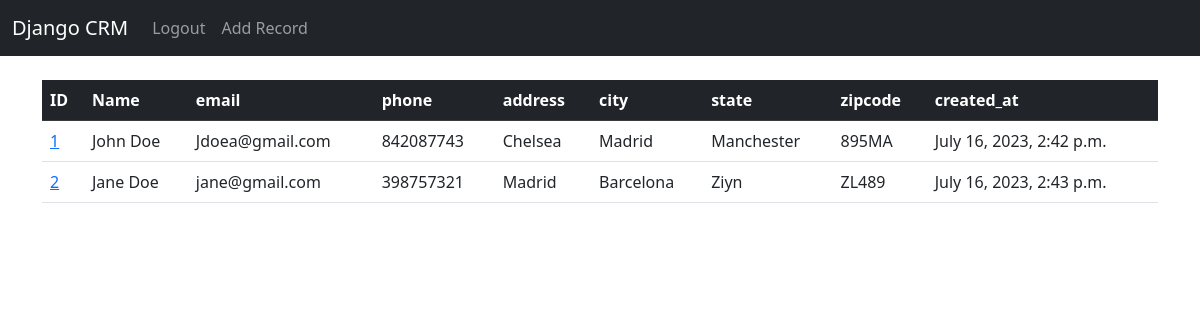
Page / (signed in) on the earlier database version.
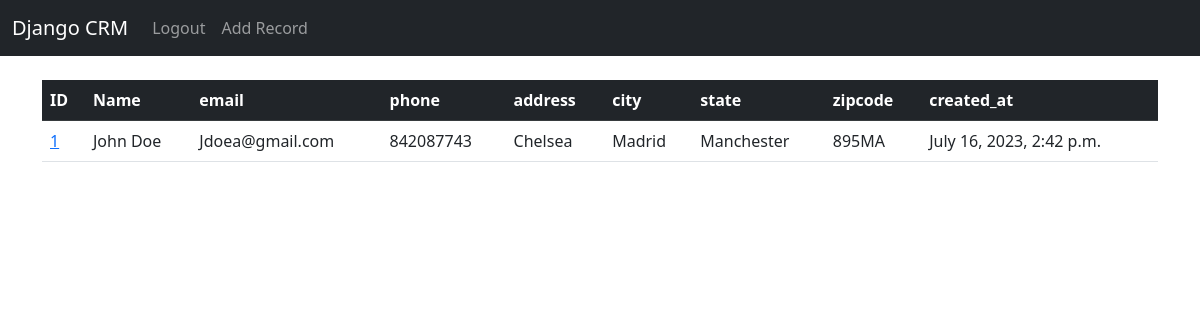
Same page on the later database version.
### website/models.py (models this page shows, shortened)
class Record(models.Model):
	created_at = models.DateTimeField(auto_now_add=True)
	first_name = models.CharField(max_length=50)
	last_name =  models.CharField(max_length=50)
	email =  models.CharField(max_length=100)
	phone = models.CharField(max_length=15)
	address =  models.CharField(max_length=100)
	city =  models.CharField(max_length=50)
	state =  models.CharField(max_length=50)
	zipcode =  models.CharField(max_length=20)

### website/views.py (the view)
# urls.py: path('', views.home, name='home'),
def home(request):
    records = Record.objects.all()
    context = {'records':records}
    if request.method == 'POST':
      username =  request.POST['username']
      password = request.POST['password']
      user = authenticate(request, username=username, password=password)
      if user is not None:
          login(request, user)
          messages.success(request, "Successful log in!!")
          return redirect('home')
      else:
          messages.success(request,'Error loggin in!!')
          return redirect('home')
    else:
        return render(request, 'home.html', context)

### website/templates/home.html (shortened to what this page needs)
{% extends 'base.html' %}
{% block content %}
  {% if user.is_authenticated %}
  <table class="table table-hover">
    <thead class="table-dark">
      <tr>
        <th scope="col">ID</th>
        <th scope="col">Name</th>
        <th scope="col">email</th>
        <th scope="col">phone</th>
        <th scope="col">address</th>
        <th scope="col">city</th>
        <th scope="col">state</th>
        <th scope="col">zipcode</th>
        <th scope="col">created_at</th>
      </tr>
    </thead>
    <tbody>
      {% if records %}
      {% for record in records%}
      <tr>
        <td><a href="{% url 'record' record.id %}">{{record.id}}</a></td>
            <td>{{record.first_name}}
            {{record.last_name}}</td>
            <td>{{record.email}}</td>
            <td>{{record.phone}}</td>
            <td>{{record.address}}</td>
            <td>{{record.city}}</td>
            <td>{{record.state}}</td>
            <td>{{record.zipcode}}</td>
            <td>{{record.created_at}}</td>
      </tr>
      {% endfor %}
      {% endif %}
    </tbody>
  </table>
  {% endif %}
{% endblock %}

Differences in the rows shown:
removed Record: id "2", first_name "Jane", last_name "Doe", email "jane@gmail.com", phone "398757321", address "Madrid", city "Barcelona", state "Ziyn", zipcode "ZL489", created_at "July 16, 2023, 2:43 p.m."
